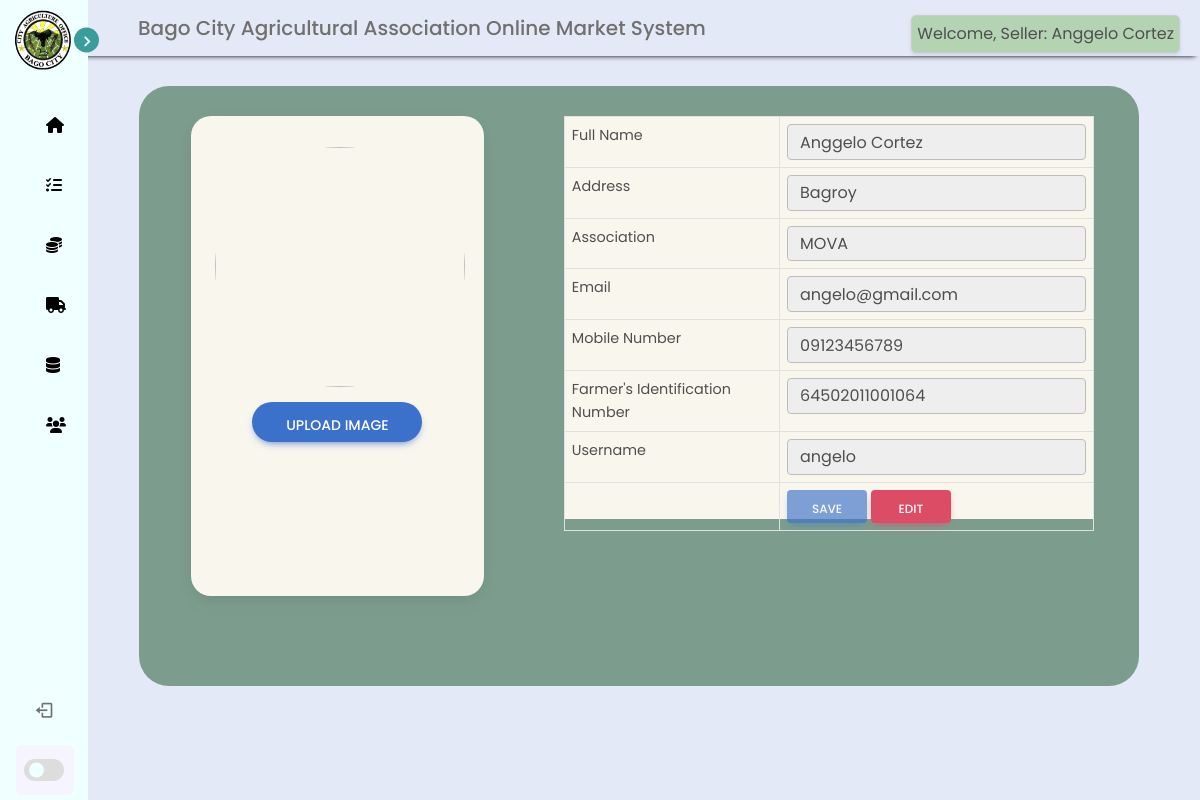
Page /farmer_side/profile.php (signed in) on the committed database.
### tables this page shows
CREATE TABLE `farmer` (
  `seller_id` int(11) NOT NULL AUTO_INCREMENT,
  `fname` varchar(255) DEFAULT NULL,
  `lname` varchar(255) DEFAULT NULL,
  `address` varchar(255) DEFAULT NULL,
  `association` varchar(11) DEFAULT NULL,
  `email` varchar(255) DEFAULT NULL,
  `phonenumber` bigint(20) DEFAULT NULL,
  `farmers_identification_number` bigint(20) NOT NULL,
  `profile_image` varchar(255) DEFAULT NULL,
  `username` varchar(255) DEFAULT NULL,
  `password` varchar(255) DEFAULT NULL,
  PRIMARY KEY (`seller_id`)
);

### farmer_side/profile.php (the view, shortened to what this page needs)
<?php
include 'includes/sidebar.php';
require '../logic/db_connection.php';
$seller_id = $_SESSION['id'];
try {
    $sql = mysqli_query($connect, "SELECT `fname`,`lname`,`address`,`association`,`email`,`phonenumber`,`farmers_identification_number`,`profile_image`,`username` FROM `farmer` WHERE `seller_id`= '$seller_id';");
    $row = mysqli_fetch_assoc($sql);
} catch (\Throwable $th) {
    echo $th;
}
?>
<html lang="en">
<head>
    <link rel="stylesheet" href="https://cdnjs.cloudflare.com/ajax/libs/font-awesome/6.4.2/css/all.min.css"
 />
    <link href="https://cdnjs.cloudflare.com/ajax/libs/font-awesome/6.0.0/css/all.min.css" rel="stylesheet" />
    <link href="https://cdnjs.cloudflare.com/ajax/libs/mdb-ui-kit/6.2.0/mdb.min.css" rel="stylesheet" />
</head>
<body>
    <section class="header">
        <div class="head">Bago City Agricultural Association Online Market System</div>
        <?php include 'includes/seller_indicator.php' ?>
        <div class="container">
            <div class="card" style="border-radius: 20px;">
                <div class="card-body text-center">
                    <div class="upload">
                        <img src="../uploads/<?=$row['profile_image'] ?>" class="rounded-circle"
                            style="width: 250px; height: 240px;" />
                    </div>
                    <button type="button" class="btn btn-primary btn-rounded btn-lg" data-bs-toggle="modal"
                        data-bs-target="#exampleModal">Upload Image</button>
                </div>
            </div>
            <div class="details">
                <form action="logic/edit_profile.php" method='post' enctype="multipart/form-data">
                    <table class='table table-hover table-bordered '>
                        <tr>
                            <td>Full Name</td>
                            <td><input type='text' name='fname' class='form-control'
                                    value="<?=$row['fname'] .' ' . $row['lname'] ?>" required disabled/></td>
                        </tr>
                        <tr>
                            <td>Address</td>
                            <td><input type='text' name='address' class='form-control'
                                    value="<?=$row['address'] ?>" required disabled/></td>
                        </tr>
                        <tr>
                            <td>Association</td>
                            <td><input type='text' name='association' class='form-control'
                                    value="<?=$row['association'] ?>" required disabled/></td>
                        </tr>
                        <tr>
                            <td>Email</td>
                            <td><input type='text' name='email' class='form-control' value="<?=$row['email'] ?>"
                                    required disabled/></td>
                        </tr>
                        <tr>
                            <td>Mobile Number</td>
                            <td><input type='number' name='phonenumber' class='form-control disable-on-edit'
                                    value="<?= '0' .$row['phonenumber'] ?>" required disabled/></td>
                        </tr>
                        <tr>
                            <td>Farmer's Identification Number</td>
                            <td><input type='number' name='farmers_identification_number'
                                    class='form-control disable-on-edit'
                                    value="<?=$row['farmers_identification_number'] ?>" required disabled/></td>
                        </tr>
                        <tr>
                            <td>Username</td>
                            <td><input type='text' name='username' class='form-control' value="<?=$row['username'] ?>"
                                    required disabled/></td>
                        </tr>
                        <tr>
                            <td></td>
                            <td>
                                <input type='submit' value='Save' id="submit" name="submit"
                                    class='btn btn-primary button' disabled/>
                                <div class='btn btn-danger button' id='editBtn'>Edit</div>
                            </td>
                        </tr>
                    </table>
                </form>
            </div>
        </div>
    </section>
</body>
</html>

### farmer_side/includes/seller_indicator.php (shortened to what this page needs)
<!DOCTYPE html>
<html>
    <head>
    </head>
    <body>
        <div class="indicator-card">
            <?php
            require '../logic/db_connection.php';
            if (isset($_SESSION['id'])) {
                $seller_id = $_SESSION['id'];
                $sellerQuery = "SELECT fname, lname FROM farmer WHERE seller_id = '$seller_id'";
                $sellerResult = mysqli_query($connect, $sellerQuery);
                if ($sellerResult) {
                    $sellerRow = mysqli_fetch_assoc($sellerResult);
                    $fname = $sellerRow['fname'];
                    $lname = $sellerRow['lname'];
                    echo "Welcome, Seller: $fname $lname";
                } else {
                    echo "Unable to retrieve seller information.";
                }
            } else {
                echo "User not logged in.";
            }
            ?>
        </div>
    </body>
</html>

### css/farmer_sidebar.css (style rules this page uses)
* { margin: 0; padding: 0; box-sizing: border-box; font-family: 'Poppins', sans-serif; }
:root { --body-color: #E4E9F7; --sidebar-color: #f0ffff; --primary-color: #3b9c9c; --primary-color-light: #F6F5FF; --toggle-color: #DDD; --text-color: #707070; --tran-03: all 0.2s ease; --tran-03: all 0.3s ease; --tran-04: all 0.3s ease; --tran-05: all 0.3s ease; }
body { min-height: 100vh; background-color: var(--body-color); transition: var(--tran-05); }

### farmer_side/profile.php (style rules this page uses)
.btn-rounded { width: 170px; height: 40px; margin-top: 15px; }
.container { width: 1000px; background-color: #7c9d8e; border-radius: 30px; height: 75vh; margin-top: 30px; display: flex; }
.card { width: 30%; height: 60vh; margin-left: 40px; margin-top: 30px; background-color: #f9f6ee; }
.upload { margin-top: 7px; }
.details { margin-top: 30px; margin-left: 80px; width: 530px; height: 403px; background-color: #f5f5f5; cursor: pointer; font-family: 'Poppins', sans-serif; background-color: #f9f6ee; }
.button { width: 80px; height: 33px; }
.header { position: absolute; top: 0; top: 0; left: 250px; height: 100vh; width: calc(100% - 250px); background-color: var(--body-color); transition: var(--tran-05); font-family: 'Poppins', sans-serif; }
.header .head { font-size: 20px; font-weight: 500; color: var(--text-color); padding: 12px 60px; }
.sidebar.close~.header { left: 78px; height: 100vh; width: calc(100% - 78px); }
.head { box-shadow: 0px 5px 5px -5px rgb(0 0 0 /100%); }
.details table td { padding: 7px; }

### farmer_side/includes/seller_indicator.php (style rules this page uses)
.indicator-card { position: fixed; top: 15px; right: 20px; background-color: #B4D3B2; border: 1px solid #ccc; padding: 5px; box-shadow: 0 2px 4px rgba(0, 0, 0, 0.1); border-radius: 5px; }

### rows in the picture
farmer: fname "Anggelo", lname "Cortez", fname "Anggelo Cortez", address "Bagroy", association "MOVA", email "angelo@gmail.com", phonenumber "09123456789", farmers_identification_number "64502011001064", username "angelo"
